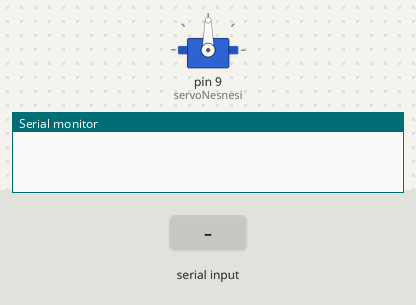
A sketch run on a simulated Arduino Uno, built with avr-gcc and run on an emulated ATmega328P. Parts: servo, the last lines printed to the serial monitor. The inputs (shaded band) are chosen by the test bench.

Above: at 1.2 s.
1.3 s: "1" received over Serial
At 1.6 s:
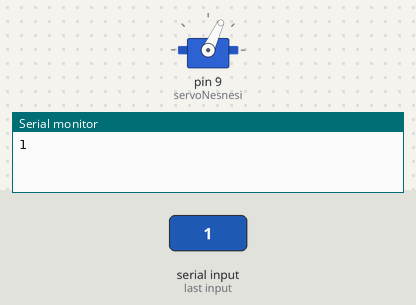
2.8 s: "2" received over Serial
At 4.3 s:
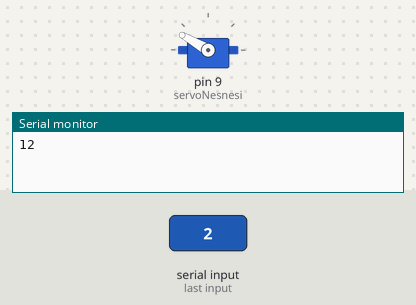
Timing chart, 0 to 5.8 s (numbered marks = the images above; inputs shaded):
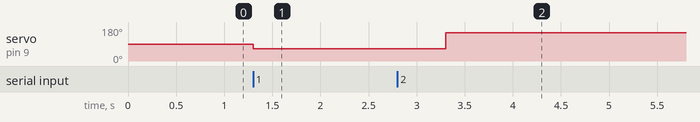

Measured:
- after the input at 1.3 s, servo on pin 9 (servoNesnesi): 90° → 65° at once
- after the input at 2.8 s, servo on pin 9 (servoNesnesi): 65° → 150° after 0.50 s

The sketch:

ServoControl.ino
```cpp
#include <Servo.h>  /* Servo kutuphanesi projeye dahil edildi */
Servo servoNesnesi; /* servo motor nesnesi yaratildi */
Servo servoNesnesi1;

void setup()
{
  servoNesnesi.attach(9);  /* Servo motor 9 numarali pine baglandi */
  Serial.begin(9600);
}

void loop()
{
  while (Serial.available())
  {


    char d = Serial.read();
    Serial.print(d);


    if (d == '1')
    {
      servoNesnesi.write(65);
      delay(2000);
    }

    if (d == '2')
    {
      servoNesnesi.write(150);

      delay(2000);

    }

  }
}
```
